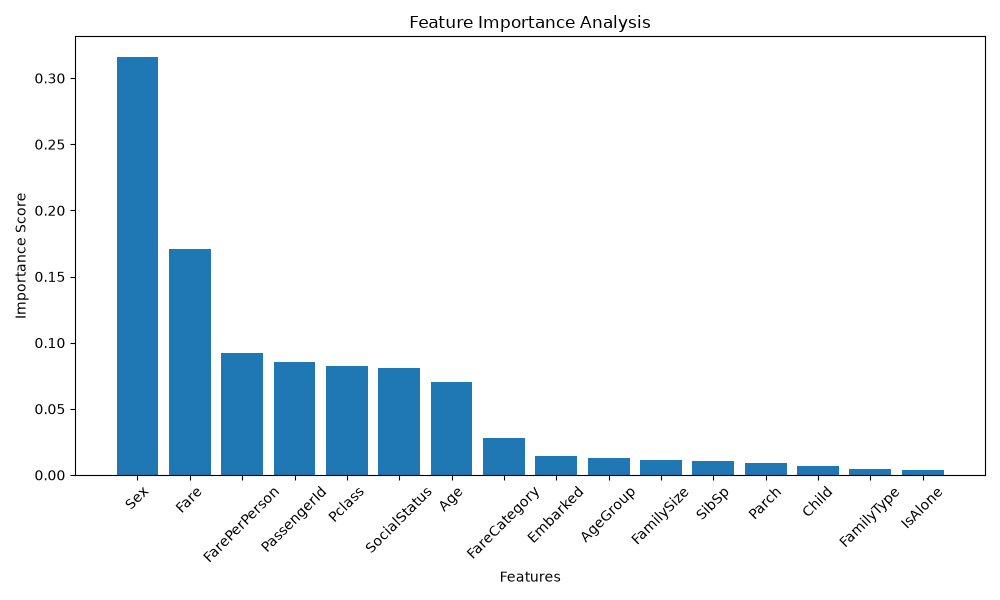

Python code for this plot:
# ==========================================
# FEATURE IMPORTANCE ANALYSIS
# ==========================================

import pandas as pd
import matplotlib.pyplot as plt

from sklearn.ensemble import RandomForestClassifier
from sklearn.model_selection import train_test_split
from sklearn.preprocessing import LabelEncoder

# ==========================================
# LOAD DATASET
# ==========================================

df = pd.read_csv("featured_titanic_data.csv")

print("=" * 60)
print("FEATURE IMPORTANCE ANALYSIS")
print("=" * 60)

# ==========================================
# ENCODE CATEGORICAL FEATURES
# ==========================================

categorical_columns = [
    "Sex",
    "Embarked",
    "AgeGroup",
    "FareCategory",
    "SocialStatus",
    "FamilyType"
]

encoder = LabelEncoder()

for col in categorical_columns:

    if col in df.columns:

        df[col] = encoder.fit_transform(
            df[col]
        )

# ==========================================
# FEATURES & TARGET
# ==========================================

X = df.drop(
    "Survived",
    axis=1
)

y = df["Survived"]

# ==========================================
# TRAIN TEST SPLIT
# ==========================================

X_train, X_test, y_train, y_test = train_test_split(
    X,
    y,
    test_size=0.20,
    random_state=42
)

# ==========================================
# RANDOM FOREST MODEL
# ==========================================

model = RandomForestClassifier(
    n_estimators=500,
    random_state=42
)

model.fit(
    X_train,
    y_train
)

# ==========================================
# FEATURE IMPORTANCE
# ==========================================

importance = pd.DataFrame({
    "Feature": X.columns,
    "Importance": model.feature_importances_
})

importance = importance.sort_values(
    by="Importance",
    ascending=False
)

# ==========================================
# DISPLAY RESULTS
# ==========================================

print("\nFeature Importance Ranking\n")
print(importance)

# ==========================================
# SAVE RESULTS
# ==========================================

importance.to_csv(
    "Feature importance/feature_importance.csv",
    index=False
)

print("\nFeature importance/feature_importance.csv saved successfully")

# ==========================================
# BAR CHART
# ==========================================

plt.figure(figsize=(10, 6))

plt.bar(
    importance["Feature"],
    importance["Importance"]
)

plt.title(
    "Feature Importance Analysis"
)

plt.xlabel(
    "Features"
)

plt.ylabel(
    "Importance Score"
)

plt.xticks(rotation=45)

plt.tight_layout()

plt.savefig(
    "Feature importance/feature_importance.png"
)

plt.show()

print(
    "\nFeature importance/feature_importance.png saved successfully"
)

# ==========================================
# TOP 5 FACTORS
# ==========================================

print("\nTop 5 Most Important Factors:\n")
print(
    importance.head(5)
)

print("\nAnalysis Completed Successfully")
